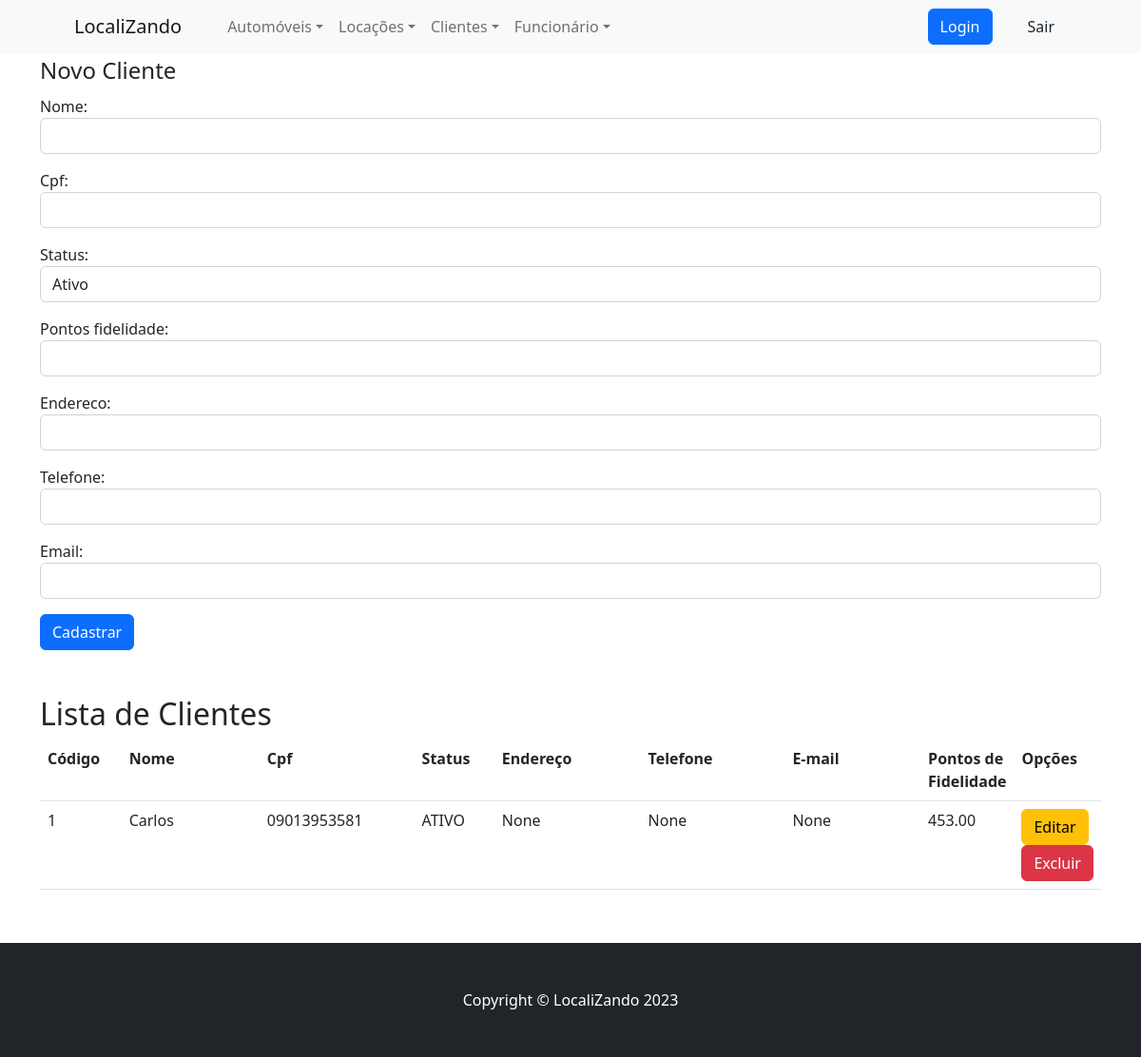
Before: /cliente/clientes/ with the older database file.
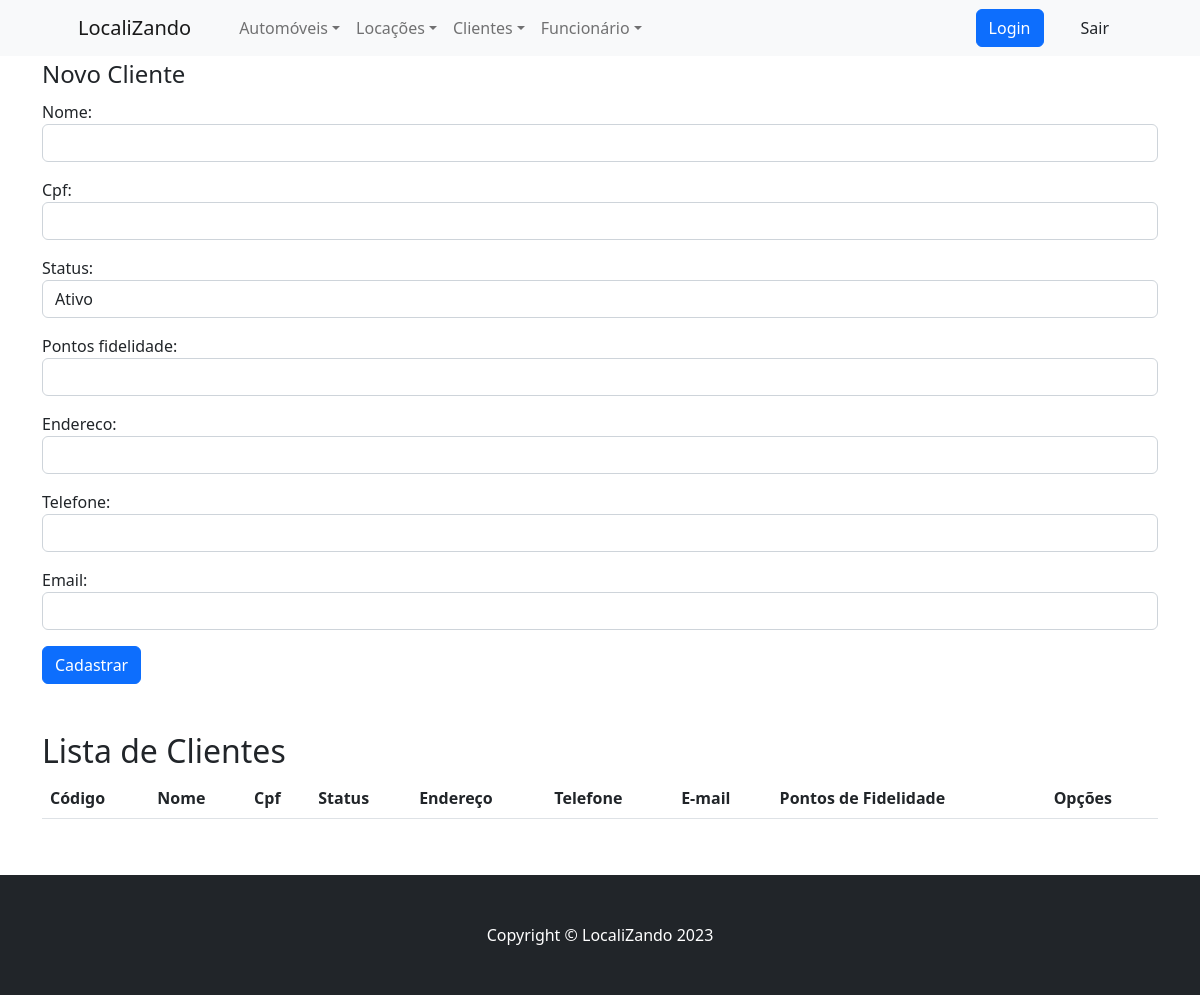
After: the same page with the newer database file.
### cliente/models.py (models this page shows, shortened)
class Cliente(models.Model):
    ATIVO = 'ATIVO'
    INATIVO = 'INATIVO'
    STATUS = (
        (ATIVO, 'Ativo'),
        (INATIVO, 'Inativo'),
    )
    nome = models.CharField(max_length=200)
    cpf = models.CharField(max_length=15)
    endereco = models.CharField( max_length=100, null= True)
    telefone = models.CharField(max_length=11, null=True)
    email = models.EmailField(max_length=254, null=True)
    status = models.CharField(max_length=10, choices=STATUS)
    pontos_fidelidade = models.DecimalField(max_digits=7, decimal_places=2)

### cliente/views.py (the view)
# urls.py: path('clientes/', clientes, name='url_cliente'),
def clientes(request):
    data = {}
    data['clientes'] = Cliente.objects.all()  # Carregando clientes do banco
    if request.method == 'POST':
        form = ClienteForm(request.POST)
        if form.is_valid():
            form.save()  # Salva
            return redirect('cliente:url_cliente')
    else:
        data['form'] = ClienteForm()
    return render(request, 'clientes.html', data)

### cliente/forms.py
class ClienteForm(forms.ModelForm):
    nome = forms.CharField(widget=forms.TextInput(attrs={'class': 'form-control'}))
    cpf = forms.CharField(widget=forms.TextInput(attrs={'class': 'form-control'}))
    status = forms.ChoiceField(choices = Cliente.STATUS, widget=forms.Select(attrs={'class': 'form-control'}))
    pontos_fidelidade = forms.CharField(widget=forms.NumberInput(attrs={'class': 'form-control'}))
    endereco = forms.CharField(widget=forms.TextInput(attrs={'class': 'form-control'}))
    telefone = forms.CharField(widget=forms.TextInput(attrs={'class': 'form-control'}))
    email = forms.EmailField(widget=forms.EmailInput( attrs={'class':'form-control'}))
    class Meta:
        model = Cliente
        fields = ('nome','cpf','status','pontos_fidelidade', 'endereco', 'telefone', 'email')

### cliente/templates/clientes.html (shortened to what this page needs)
{% extends "base.html" %}
{% load static %}
{% block content %}
<div class="container">
	<form method="post">
		<fieldset>
	  		<legend>Novo Cliente</legend>
			<div class="form-group">
				{{ form.as_p}}
	  		</div>
	  		<button type="submit" class="btn btn-primary">
	  				Cadastrar
			</button>
		</fieldset>
	</form>
</div>
<div class="container">
 	<br /> <br />
</div>
<div class="container">
  <div class="panel panel-default">
  		<div class="panel-heading">
    		<h2 class="panel-title">Lista de Clientes</h2>
 	 	</div>
		<div class="panel-body">
  			<table class="table table-hover">
  				<tr>
  						<th>Código</th>
  						<th>Nome</th>
  						<th>Cpf</th>
						<th>Status</th>
						<th>Endereço</th>
						<th>Telefone</th>
						<th>E-mail</th>
  						<th>Pontos de Fidelidade</th>
  						<th>Opções</th>
  				</tr>
    				{% for cliente in clientes %}
    				<tr>
						<td class="col-md-1">{{ cliente.id}}</td>
						<td class="col-md-2">{{ cliente.nome }}</td>
    					<td class="col-md-2">{{ cliente.cpf }}</td>
						<td class="col-md-1">{{ cliente.status }}</td>
						<td class="col-md-2">{{ cliente.endereco }}</td>
						<td class="col-md-2">{{ cliente.telefone }}</td>
						<td class="col-md-2">{{ cliente.email }}</td>
						<td class="col-md-1">{{ cliente.pontos_fidelidade }}</td>
    					<td class="col-md-2">
							<a class="btn btn-warning" href="{% url 'cliente:url_atualizacliente' cliente.id %}" role="button">Editar</a>
    						<a class="btn btn-danger" href="{% url 'cliente:url_removercliente' cliente.id %}" role="button">Excluir</a>
    					</td>
					</tr>
				{% endfor %}
    			</table>
 		</div>
	</div>
</div>
{% endblock %}

Changed rows visible on the page:
removed Cliente: id "1", nome "Carlos", cpf "09013953581", status "ATIVO", endereco "None", telefone "None", email "None", pontos_fidelidade "453.00"
